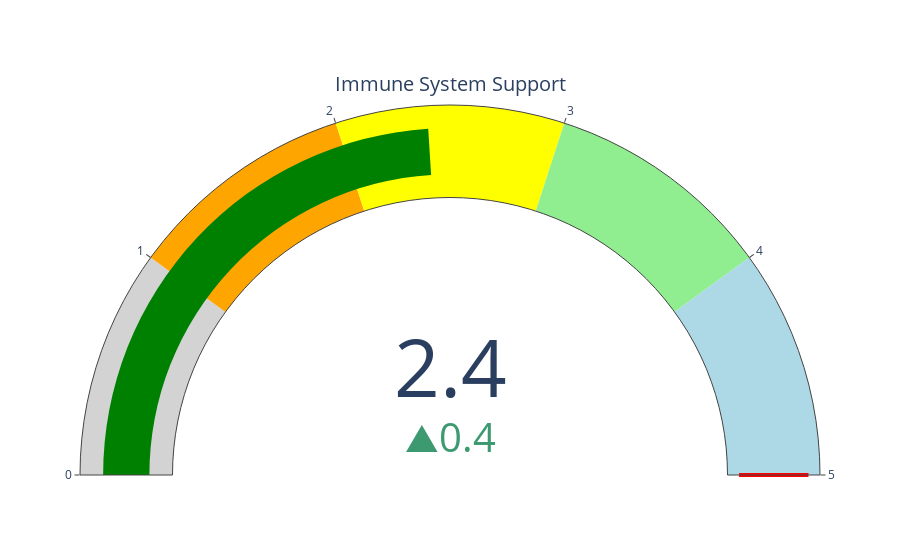

Notebook cell for this chart:
### Code cell
a = int(input())

import plotly.graph_objects as go

fig = go.Figure(go.Indicator(
    domain = {'x': [0, 1], 'y': [0, 1]},
    value = food_scores(a),
    mode = "gauge+number+delta",
    title = {'text': "Immune System Support"},
    delta = {'reference': 2},
    gauge = {'axis': {'range': [0, 5]},
             'steps' : [
                 {'range': [0, 1], 'color': "lightgray"},
                 {'range': [1, 2], 'color': "orange"},
                 {'range': [2, 3], 'color': "yellow"},
                 {'range': [3, 4], 'color': "lightgreen"},
                 {'range': [4, 5], 'color': "lightblue"}],
             'threshold' : {'line': {'color': "red", 'width': 4}, 'thickness': 0.75, 'value': 5}}))

fig.show()

### Figure 1 — Plotly figure (JSON) as saved in the notebook; plotly's stock layout.template omitted (floating-point values rounded to 4 significant figures)
{"data": [{"delta": {"reference": 2}, "domain": {"x": [0, 1], "y": [0, 1]}, "gauge": {"axis": {"range": [0, 5]}, "steps": [{"color": "lightgray", "range": [0, 1]}, {"color": "orange", "range": [1, 2]}, {"color": "yellow", "range": [2, 3]}, {"color": "lightgreen", "range": [3, 4]}, {"color": "lightblue", "range": [4, 5]}], "threshold": {"line": {"color": "red", "width": 4}, "thickness": 0.75, "value": 5}}, "mode": "gauge+number+delta", "title": {"text": "Immune System Support"}, "type": "indicator", "value": 2.4}], "layout": {}}
